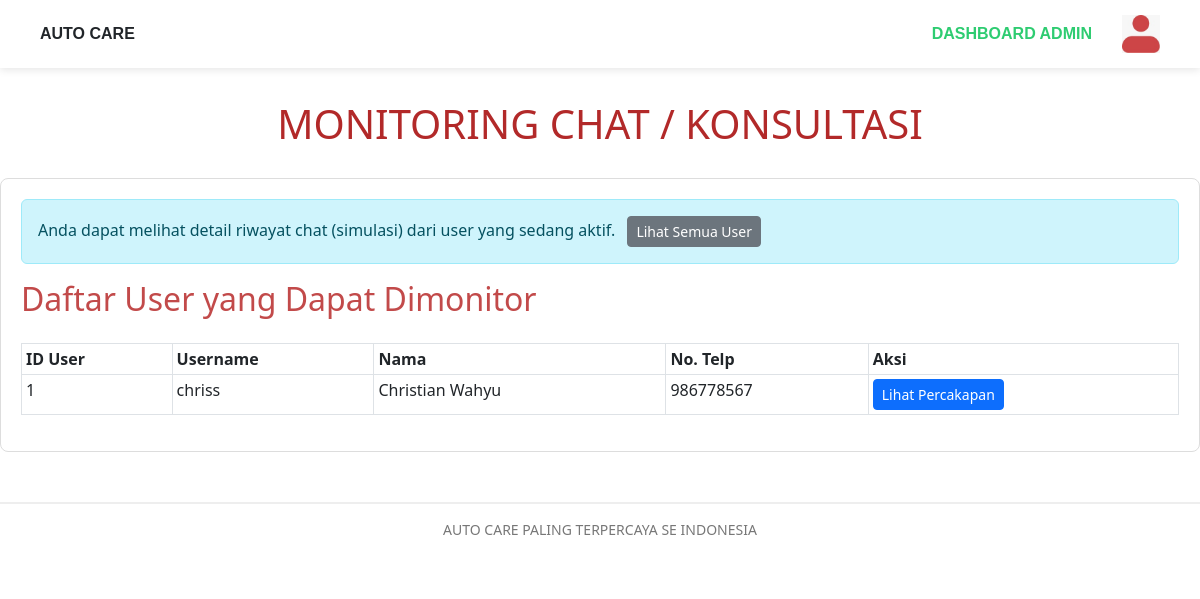
Screenshot of /admin_konsultasi_view.php (signed in) with the database file from the repository.
### tables this page shows
CREATE TABLE `users` (
  `id` int(11) NOT NULL,
  `nama` varchar(100) DEFAULT NULL,
  `username` varchar(50) DEFAULT NULL,
  `password` varchar(255) DEFAULT NULL,
  `created_at` timestamp NOT NULL DEFAULT current_timestamp(),
  `tgl_lahir` date DEFAULT NULL,
  `gender` varchar(50) DEFAULT NULL,
  `telp` varchar(20) DEFAULT NULL,
  `email` varchar(100) DEFAULT NULL
);

### admin_konsultasi_view.php (the view, shortened to what this page needs)
<?php
include "inc/koneksi.php";
include "inc/header.php";
$view_user_id = (int)($_GET['user_id'] ?? 0);
$user_chat_data = null;
$chat_history_display = [];
$mekanik_name = "Chatbot Mekanik";
$sql_users = "SELECT id, username, nama, telp, email FROM users WHERE id > 0 ORDER BY id DESC";
$result_users = mysqli_query($conn, $sql_users);
$user_list = mysqli_fetch_all($result_users, MYSQLI_ASSOC);
?>
<!DOCTYPE html>
<html lang="id">
<head>
    <link href="https://cdn.jsdelivr.net/npm/bootstrap@5.3.0/dist/css/bootstrap.min.css" rel="stylesheet">
    <link href="https://cdn.jsdelivr.net/npm/bootstrap-icons@1.10.5/font/bootstrap-icons.css" rel="stylesheet">
</head>
<body>
    <main>
        <h1 class="text-center">MONITORING CHAT / KONSULTASI</h1>
        <div class="data-section">
            <p class="alert alert-info">
                Anda dapat melihat detail riwayat chat (simulasi) dari user yang sedang aktif.
                <a href="admin_konsultasi_view.php" class="btn btn-sm btn-secondary ms-2">Lihat Semua User</a>
            </p>
            <?php if ($view_user_id > 0 && $user_chat_data): ?>
                <h2>Riwayat Chat User: <?= htmlspecialchars($user_chat_data['nama']) ?></h2>
                <p>Mekanik Simulan: <strong><?= htmlspecialchars($mekanik_name) ?></strong></p>
                <div class="chat-container">
                    <?php if (empty($chat_history_display)): ?>
                        <p class="text-center text-muted">Belum ada percakapan tersimpan untuk user ini.</p>
                    <?php else: ?>
                        <?php foreach ($chat_history_display as $msg): ?>
                            <div class="chat-message-display <?= ($msg['sender'] === 'user' ? 'user-msg' : 'mekanik-msg') ?>">
                                <strong><?= ($msg['sender'] === 'user' ? 'Anda' : htmlspecialchars($mekanik_name)) ?>:</strong>
                                <?= htmlspecialchars($msg['message']) ?>
                                <small class="text-muted d-block" style="font-size:10px;"><?= date('H:i:s', $msg['time']) ?></small>
                            </div>
                        <?php endforeach; ?>
                    <?php endif; ?>
                </div>
            <?php else: ?>
                <h2>Daftar User yang Dapat Dimonitor</h2>
                <div class="table-responsive">
                    <table class="table table-bordered table-hover table-sm">
                        <thead>
                            <tr>
                                <th>ID User</th>
                                <th>Username</th>
                                <th>Nama</th>
                                <th>No. Telp</th>
                                <th>Aksi</th>
                            </tr>
                        </thead>
                        <tbody>
                            <?php if (empty($user_list)): ?>
                                <tr><td colspan="5" class="text-center">Tidak ada user terdaftar.</td></tr>
                            <?php else: ?>
                                <?php foreach ($user_list as $user): ?>
                                    <tr>
                                        <td><?= $user['id'] ?></td>
                                        <td><?= htmlspecialchars($user['username']) ?></td>
                                        <td><?= htmlspecialchars($user['nama']) ?></td>
                                        <td><?= htmlspecialchars($user['telp']) ?></td>
                                        <td>
                                            <a href="admin_konsultasi_view.php?user_id=<?= $user['id'] ?>" class="btn btn-sm btn-primary">Lihat Percakapan</a>
                                        </td>
                                    </tr>
                                <?php endforeach; ?>
                            <?php endif; ?>
                        </tbody>
                    </table>
                </div>
            <?php endif; ?>
        </div>
    </main>
    <?php include "inc/footer.php"; ?>
</body>
</html>

### admin_konsultasi_view.php (style rules this page uses)
main { padding-top: 100px; max-width: 1200px; margin: auto; }
h1 { color: #b22929; margin-bottom: 30px; }
h2 { margin-bottom: 25px; color: #c24a4a; }
.data-section { margin-bottom: 50px; padding: 20px; border: 1px solid #ddd; border-radius: 8px; background: #fff; }
th { background-color: #f8d7da; color: #721c24; position: sticky; top: 0; }

### rows the page displays
users: id "1", username "chriss", nama "Christian Wahyu", telp "986778567"
